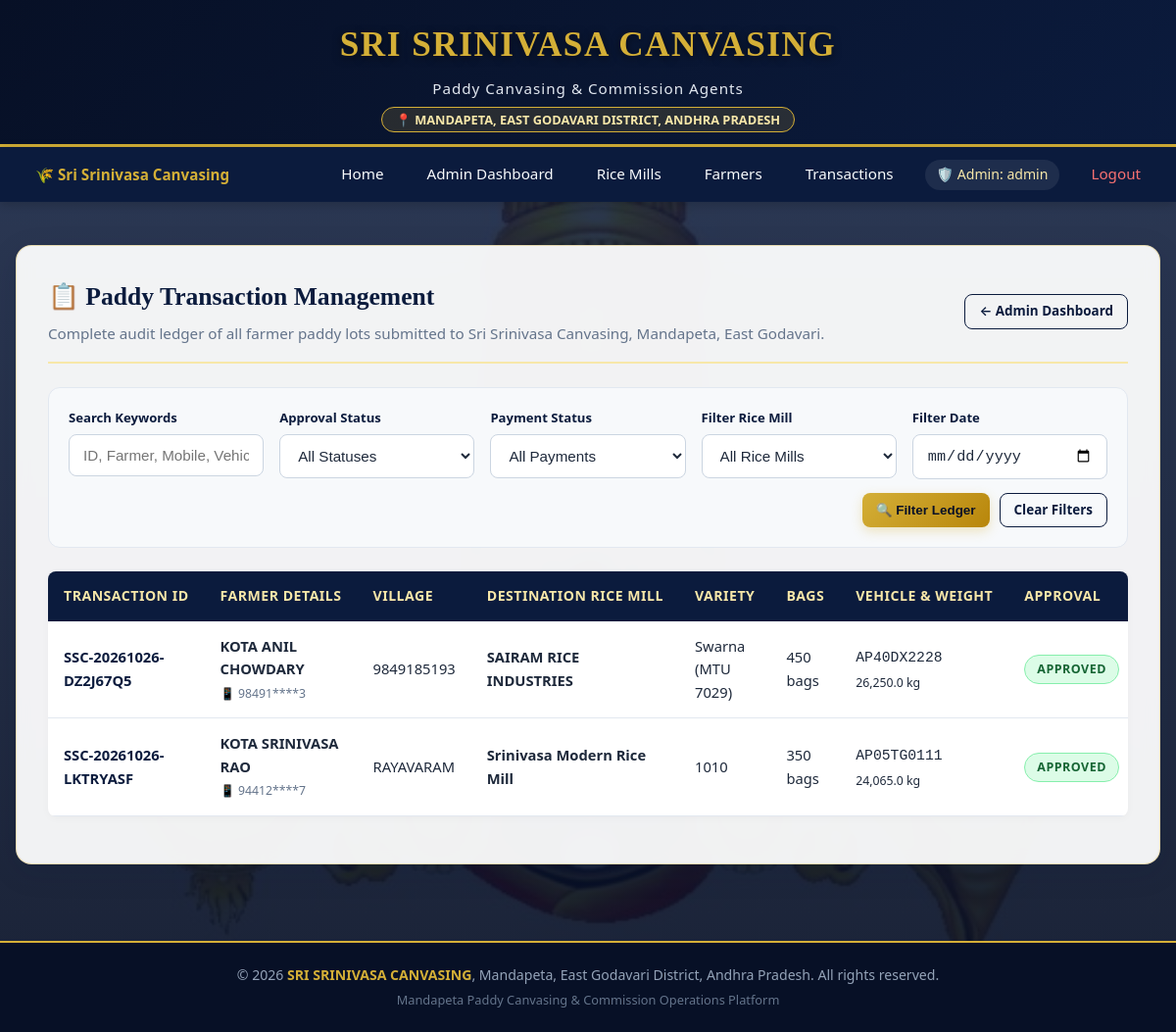
The page /admin/transactions (signed in) on the database its author committed.
### tables this page shows
CREATE TABLE transactions(
                id INTEGER PRIMARY KEY AUTOINCREMENT,
                transaction_id TEXT UNIQUE NOT NULL,
                farmer_id INTEGER NOT NULL,
                rice_mill_id INTEGER,
                rice_mill_name_snapshot TEXT,
                paddy_type TEXT NOT NULL,
                number_of_bags INTEGER NOT NULL,
                vehicle_number TEXT NOT NULL,
                vehicle_weight_kg REAL NOT NULL,
                driver_mobile TEXT NOT NULL,
                transaction_timestamp TEXT NOT NULL,
                status TEXT NOT NULL DEFAULT 'PENDING',
                decided_by_admin_id INTEGER,
                decision_timestamp TEXT,
                rejection_reason TEXT,
                created_at TEXT NOT NULL, payment_status TEXT DEFAULT 'PENDING', payment_timestamp TEXT, payment_notes TEXT,
                FOREIGN KEY (farmer_id) REFERENCES farmers(id) ON DELETE RESTRICT,
                FOREIGN KEY (rice_mill_id) REFERENCES rice_mills(id) ON DELETE SET NULL,
                FOREIGN KEY (decided_by_admin_id) REFERENCES admins(id) ON DELETE SET NULL
            );

CREATE TABLE farmers(
                id INTEGER PRIMARY KEY AUTOINCREMENT,
                name TEXT,
                mobile TEXT UNIQUE,
                aadhaar TEXT,
                village TEXT,
                password TEXT,
                password_hash TEXT,
                created_at TEXT
            );

### app.py (the view, shortened to what this page needs)
@app.route("/admin/transactions")
@auth.admin_required
def admin_transactions():
    search_q = request.args.get("search", "").strip()
    status_filter = request.args.get("status", "ALL").strip().upper()
    payment_filter = request.args.get("payment_status", "ALL").strip().upper()
    mill_filter = request.args.get("mill_id", "").strip()
    date_filter = request.args.get("date", "").strip()
    sql = """
    SELECT t.*, f.name AS farmer_name, f.mobile AS farmer_mobile, f.village AS farmer_village,
           r.mill_name AS current_mill_name
    FROM transactions t
    JOIN farmers f ON t.farmer_id = f.id
    LEFT JOIN rice_mills r ON t.rice_mill_id = r.id
    WHERE 1=1
    """
    params = []
    if status_filter in ["PENDING", "APPROVED", "REJECTED"]:
        sql += " AND t.status = ?"
        params.append(status_filter)
    if payment_filter in ["PENDING", "COMPLETED"]:
        sql += " AND t.payment_status = ?"
        params.append(payment_filter)
    if mill_filter:
        try:
            sql += " AND t.rice_mill_id = ?"
            params.append(int(mill_filter))
        except ValueError:
            pass
    if date_filter:
        sql += " AND t.transaction_timestamp LIKE ?"
        params.append(f"{date_filter}%")
    sql += " ORDER BY t.id DESC"
    transactions = db.query_db(sql, params)
    mills = db.query_db("SELECT id, mill_name FROM rice_mills ORDER BY mill_name ASC")
    return render_template(
        "admin_transactions.html",
        transactions=transactions,
        mills=mills,
        search_q=search_q,
        status_filter=status_filter,
        payment_filter=payment_filter,
        mill_filter=mill_filter,
        date_filter=date_filter,
    )

### app.py (called while the page is built)
@app.context_processor
def inject_global_data():
    return {
        "business_name": "SRI SRINIVASA CANVASING",
        "business_location": "Mandapeta, East Godavari District, Andhra Pradesh",
        "business_address": "Main Road, Mandapeta, East Godavari District, AP - 533308",
        "current_year": datetime.datetime.now().year,
        "csrf_token": auth.generate_csrf_token,
        "mask_aadhaar": auth.mask_aadhaar,
        "mask_mobile": auth.mask_mobile,
    }

### auth.py (called while the page is built)
def mask_mobile(mobile: str) -> str:
    if not mobile:
        return ""
    clean = re.sub(r"\D", "", str(mobile))
    if len(clean) == 10:
        return f"{clean[:5]}****{clean[-1]}"
    elif len(clean) > 4:
        return f"{clean[:2]}****{clean[-2:]}"
    return clean

def admin_required(f):
    @wraps(f)
    def decorated_function(*args, **kwargs):
        if not session.get("user_id") or session.get("role") != "admin":
            flash("Administrator authentication required.", "danger")
            return redirect(url_for("admin_login"))
        return f(*args, **kwargs)
    return decorated_function

### db.py (called while the page is built)
def is_postgres():
    return bool(DATABASE_URL and DATABASE_URL.startswith(("postgres://", "postgresql://")))

def get_db():
    if is_postgres():
        import psycopg2
        import psycopg2.extras
        url = DATABASE_URL
        if url.startswith("postgres://"):
            url = url.replace("postgres://", "postgresql://", 1)
        conn = psycopg2.connect(url, cursor_factory=psycopg2.extras.DictCursor)
        conn.autocommit = False
        return conn
    else:
        db_path = os.environ.get("SQLITE_PATH", DEFAULT_SQLITE_PATH)
        conn = sqlite3.connect(db_path)
        conn.row_factory = sqlite3.Row
        conn.execute("PRAGMA foreign_keys = ON")
        return conn

### templates/admin_transactions.html (shortened to what this page needs)
{% extends "base.html" %}
{% block content %}
<div class="content-card">
    <div class="card-header-styled">
        <div>
            <h2 class="card-title">📋 Paddy Transaction Management</h2>
            <div style="color: var(--text-muted); font-size: 0.95rem; margin-top: 4px;">
                Complete audit ledger of all farmer paddy lots submitted to Sri Srinivasa Canvasing, Mandapeta, East Godavari.
            </div>
        </div>
        <div style="display: flex; gap: 8px;">
            <a href="{{ url_for('admin_dashboard') }}" class="btn btn-outline btn-sm">
                &larr; Admin Dashboard
            </a>
        </div>
    </div>
    <form method="GET" action="{{ url_for('admin_transactions') }}" style="background: rgba(248, 250, 252, 0.95); border: 1px solid #E2E8F0; padding: 20px; border-radius: var(--border-radius-md); margin-bottom: 24px;">
        <div style="display: grid; grid-template-columns: repeat(auto-fit, minmax(180px, 1fr)); gap: 16px;">
            <div>
                <label class="form-label" style="font-size: 0.82rem;">Search Keywords</label>
                <input type="text" name="search" class="form-control" placeholder="ID, Farmer, Mobile, Vehicle..." value="{{ search_q or '' }}">
            </div>
            <div>
                <label class="form-label" style="font-size: 0.82rem;">Approval Status</label>
                <select name="status" class="form-select">
                    <option value="ALL" {% if status_filter == 'ALL' %}selected{% endif %}>All Statuses</option>
                </select>
            </div>
            <div>
                <label class="form-label" style="font-size: 0.82rem;">Payment Status</label>
                <select name="payment_status" class="form-select">
                    <option value="ALL" {% if payment_filter == 'ALL' %}selected{% endif %}>All Payments</option>
                </select>
            </div>
            <div>
                <label class="form-label" style="font-size: 0.82rem;">Filter Rice Mill</label>
                <select name="mill_id" class="form-select">
                    <option value="">All Rice Mills</option>
                </select>
            </div>
            <div>
                <label class="form-label" style="font-size: 0.82rem;">Filter Date</label>
                <input type="date" name="date" class="form-control" value="{{ date_filter or '' }}">
            </div>
        </div>
        <div style="display: flex; gap: 10px; margin-top: 14px; justify-content: flex-end;">
            <button type="submit" class="btn btn-primary btn-sm">
                🔍 Filter Ledger
            </button>
            <a href="{{ url_for('admin_transactions') }}" class="btn btn-outline btn-sm">
                Clear Filters
            </a>
        </div>
    </form>
    {% if transactions %}
        <div class="table-responsive">
            <table class="custom-table">
                <thead>
                    <tr>
                        <th>Transaction ID</th>
                        <th>Farmer Details</th>
                        <th>Village</th>
                        <th>Destination Rice Mill</th>
                        <th>Variety</th>
                        <th>Bags</th>
                        <th>Vehicle & Weight</th>
                        <th>Approval</th>
                    </tr>
                </thead>
                <tbody>
                    {% for tx in transactions %}
                        <tr>
                            <td>
                                <a href="{{ url_for('admin_transaction_details', tx_id=tx['transaction_id']) }}" style="font-weight: 700; color: var(--primary-blue);">
                                    {{ tx['transaction_id'] }}
                                </a>
                            </td>
                            <td>
                                <strong>{{ tx['farmer_name'] }}</strong><br>
                                <small style="color: var(--text-muted);">📱 {{ mask_mobile(tx['farmer_mobile']) }}</small>
                            </td>
                            <td>{{ tx['farmer_village'] }}</td>
                            <td>
                                <strong>{{ tx['rice_mill_name_snapshot'] or tx['current_mill_name'] or 'Not recorded' }}</strong>
                            </td>
                            <td>{{ tx['paddy_type'] }}</td>
                            <td>{{ tx['number_of_bags'] }} bags</td>
                            <td>
                                <code>{{ tx['vehicle_number'] }}</code><br>
                                <small>{{ '{:,.1f}'.format(tx['vehicle_weight_kg']) }} kg</small>
                            </td>
                            <td>
                                {% if tx['status'] == 'APPROVED' %}
                                    <span class="badge badge-approved">Approved</span>
                                {% elif tx['status'] == 'REJECTED' %}
                                    <span class="badge badge-rejected" title="Reason: {{ tx['rejection_reason'] or 'N/A' }}">Rejected</span>
                                {% else %}
                                    <span class="badge badge-pending">Pending</span>
                                {% endif %}
                            </td>
                        </tr>
                    {% endfor %}
                </tbody>
            </table>
        </div>
    {% else %}
        <div style="text-align: center; padding: 40px 20px; background: #FFFFFF; border-radius: var(--border-radius-md); border: 1px dashed #CBD5E1;">
            <p style="color: var(--text-muted); font-size: 1.05rem;">
                No transactions found matching the selected search and filter criteria.
            </p>
        </div>
    {% endif %}
</div>
{% endblock %}

### static/css/style.css (style rules this page uses)
:root { --primary-blue: #0B1B3D; --secondary-blue: #152E5E; --navy-dark: #071026; --gold-primary: #D4AF37; --gold-hover: #B8860B; --gold-light: #F7E7A9; --gold-border: #E5C158; --cream-bg: #FDFBF7; --text-dark: #1E293B; --text-muted: #64748B; --card-bg: rgba(255, 255, 255, 0.94); --border-radius-sm: 8px; --border-radius-md: 12px; --border-radius-lg: 16px; --shadow-soft: 0 8px 30px rgba(11, 27, 61, 0.12); --shadow-hover: 0 14px 40px rgba(11, 27, 61, 0.20); --status-pending: #D97706; --status-approved: #16A34A; --status-rejected: #DC2626; }
* { margin: 0; padding: 0; box-sizing: border-box; }
body { font-family: 'Segoe UI', -apple-system, BlinkMacSystemFont, Roboto, Oxygen, Ubuntu, Cantarell, sans-serif; color: var(--text-dark); line-height: 1.6; min-height: 100vh; display: flex; flex-direction: column; background: linear-gradient(rgba(11, 27, 61, 0.85), rgba(7, 16, 38, 0.92)), url('/static/balaji.jpg') center center fixed no-repeat; background-size: cover; }
a { color: var(--primary-blue); text-decoration: none; transition: all 0.2s ease; }
.content-card { background: var(--card-bg); backdrop-filter: blur(8px); -webkit-backdrop-filter: blur(8px); border-radius: var(--border-radius-lg); box-shadow: var(--shadow-soft); border: 1px solid rgba(212, 175, 55, 0.35); padding: 32px; margin-bottom: 28px; transition: transform 0.2s ease, box-shadow 0.2s ease; }
.card-header-styled { display: flex; justify-content: space-between; align-items: center; border-bottom: 2px solid var(--gold-light); padding-bottom: 16px; margin-bottom: 24px; flex-wrap: wrap; gap: 12px; }
.card-title { font-family: 'Georgia', serif; color: var(--primary-blue); font-size: 1.6rem; font-weight: 700; }
.btn { display: inline-flex; align-items: center; justify-content: center; gap: 8px; padding: 10px 22px; font-size: 0.95rem; font-weight: 600; border-radius: var(--border-radius-sm); cursor: pointer; transition: all 0.2s ease; border: none; text-align: center; }
.btn-primary { background: linear-gradient(135deg, var(--gold-primary) 0%, var(--gold-hover) 100%); color: #071026; box-shadow: 0 4px 12px rgba(212, 175, 55, 0.3); }
.btn-outline { background: transparent; color: var(--primary-blue); border: 1.5px solid var(--primary-blue); }
.btn-sm { padding: 6px 14px; font-size: 0.84rem; }
.form-label { display: block; font-size: 0.9rem; font-weight: 600; color: var(--primary-blue); margin-bottom: 6px; }
.form-control, .form-select { width: 100%; padding: 12px 14px; font-size: 0.95rem; border: 1.5px solid #CBD5E1; border-radius: var(--border-radius-sm); background: #FFFFFF; color: var(--text-dark); transition: border-color 0.2s ease, box-shadow 0.2s ease; }
.table-responsive { width: 100%; overflow-x: auto; margin: 16px 0; border-radius: var(--border-radius-sm); box-shadow: 0 2px 8px rgba(0,0,0,0.03); }
.custom-table { width: 100%; border-collapse: collapse; background: #FFFFFF; text-align: left; }
.custom-table th { background: var(--primary-blue); color: var(--gold-light); font-weight: 600; font-size: 0.88rem; padding: 14px 16px; text-transform: uppercase; letter-spacing: 0.5px; white-space: nowrap; }
.custom-table td { padding: 14px 16px; border-bottom: 1px solid #E2E8F0; font-size: 0.92rem; color: var(--text-dark); }
.badge { display: inline-block; padding: 4px 12px; font-size: 0.78rem; font-weight: 700; border-radius: 20px; text-transform: uppercase; letter-spacing: 0.5px; }
.badge-approved { background-color: #DCFCE7; color: #166534; border: 1px solid #86EFAC; }

### static/css/print.css (style rules this page uses)
* { -webkit-print-color-adjust: exact !important; print-color-adjust: exact !important; }
body { background: #FFFFFF !important; color: #111827 !important; font-family: 'Times New Roman', Times, serif; font-size: 11pt; line-height: 1.4; padding: 0 !important; margin: 0 !important; }
.no-print, .navbar, .header-top, .footer, .btn, .flash-container, .nav-links, .card-header-styled .btn, .alert { display: none !important; }
.content-card { background: #FFFFFF !important; box-shadow: none !important; border: none !important; padding: 0 !important; margin: 0 !important; }

### rows shown on the page
transactions: transaction_id "SSC-20261026-DZ2J67Q5", farmer_name "KOTA ANIL CHOWDARY", farmer_village "9849185193", rice_mill_name_snapshot "SAIRAM RICE INDUSTRIES", paddy_type "Swarna (MTU 7029)", number_of_bags "450", vehicle_number "AP40DX2228", vehicle_weight_kg "26,250.0", status "APPROVED"
farmers: mobile "98491****3"
transactions: transaction_id "SSC-20261026-LKTRYASF", farmer_name "KOTA SRINIVASA RAO", farmer_village "RAYAVARAM", rice_mill_name_snapshot "Srinivasa Modern Rice Mill", paddy_type "1010", number_of_bags "350", vehicle_number "AP05TG0111", vehicle_weight_kg "24,065.0", status "APPROVED"
farmers: mobile "94412****7"

### other values the page prints
{{ business_name }} "SRI SRINIVASA CANVASING"
{{ business_location }} "MANDAPETA, EAST GODAVARI DISTRICT, ANDHRA PRADESH"
{{ session.get('username', 'Admin') }} "admin"
{{ business_location }} "Mandapeta, East Godavari District, Andhra Pradesh"
